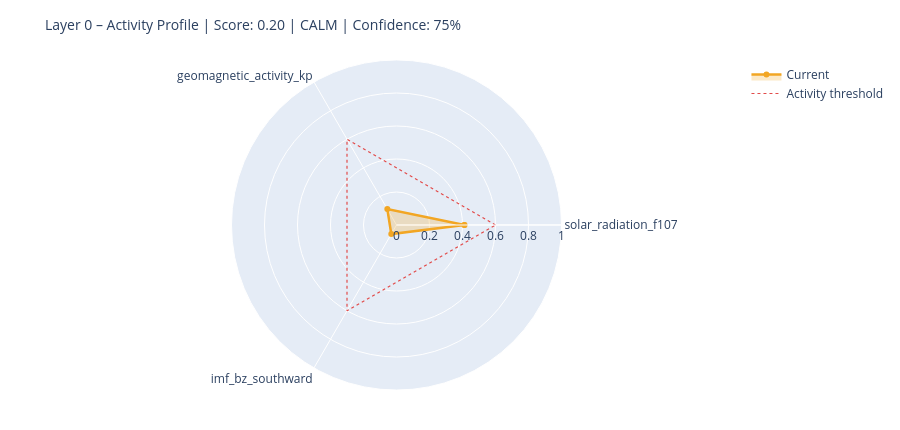

The notebook cell this image was saved under:
### Markdown cell above
---
## 6. State Assessment & Handoff to Layer 1

### Code cell
# ============================================================
# STEP 1 – Collect raw values with source modes
# Mode: 'primary' | 'fallback_3h' | 'last_valid' | 'missing'
# ============================================================

def safe_last(df, col):
    if df is None or col not in df.columns: return None
    s = df[col].dropna()
    return float(s.iloc[-1]) if not s.empty else None

f107_now = safe_last(df_f107, 'f10.7')
bz_now   = safe_last(df_mag,  'bz_gsm')
kp_now   = safe_last(df_kp,   'kp')
sw_now   = safe_last(df_sw,   'speed')

source_modes = {
    'F10.7':    'primary'  if f107_now is not None else 'missing',
    'Kp':       'primary'  if kp_now   is not None else 'missing',
    'IMF_Bz':   'primary'  if bz_now   is not None else 'missing',
    'SW_speed': 'primary'  if sw_now   is not None else 'missing',
}

# Kp Fallback – 3h endpoint
if kp_now is None:
    try:
        r = requests.get(
            'https://services.swpc.noaa.gov/json/noaa-planetary-k-index.json',
            timeout=10)
        r.raise_for_status()
        fb = pd.DataFrame(r.json())
        tc = next((c for c in fb.columns if 'time' in c.lower()), fb.columns[0])
        kc = next((c for c in fb.columns if 'kp' in c.lower() and c != tc), None)
        if kc:
            fb[kc] = fb[kc].astype(str).str.extract(r'([0-9]+(?:\.[0-9]*)?)')[0]
            fb[kc] = pd.to_numeric(fb[kc], errors='coerce')
            fb = fb[fb[kc] >= 0].dropna(subset=[kc])
            if not fb.empty:
                kp_now = float(fb[kc].iloc[-1])
                source_modes['Kp'] = 'fallback_3h'
                print(f'  Kp fallback (3h): {kp_now:.1f}')
    except Exception as e:
        print(f'  Kp fallback failed: {e}')

# Solar Wind Fallback – last valid value
if sw_now is None and df_sw is not None and 'speed' in df_sw.columns:
    s = df_sw['speed'].dropna()
    if not s.empty:
        sw_now = float(s.iloc[-1])
        source_modes['SW_speed'] = 'last_valid'
        print(f'  SW fallback (last_valid): {sw_now:.0f} km/s')

print()
print('Source modes:', source_modes)

# ============================================================
# STEP 2 – Score from available components only
# ============================================================

def norm(v, lo, hi):
    if v is None: return None
    return max(0.0, min(1.0, (v - lo) / (hi - lo)))

COMPONENTS = {
    'solar_radiation_f107':    (f107_now, norm(f107_now, 60, 250)),
    'geomagnetic_activity_kp': (kp_now,   norm(kp_now,   0,   9)),
    'imf_bz_southward':        (bz_now,   norm(-(bz_now or 0) if bz_now else None, -5, 30)
                                           if bz_now is not None else None),
    'solar_wind_speed':        (sw_now,   norm(sw_now, 300, 800)),
}

available   = {k: v[1] for k, v in COMPONENTS.items() if v[1] is not None}
unavailable = [k for k, v in COMPONENTS.items() if v[1] is None]

layer0_score = round(sum(available.values()) / len(available), 4) if available else None
confidence   = round(len(available) / len(COMPONENTS), 2)

level = ('unknown'  if layer0_score is None
         else 'calm'     if layer0_score < 0.3
         else 'moderate' if layer0_score < 0.6
         else 'active')

# ============================================================
# STEP 3 – Dominant Driver
# ============================================================

def dominant_driver(kp, f107, bz, sw):
    candidates = []
    if kp   is not None and kp   >= 4:   candidates.append(('geomagnetic',    kp / 9))
    if sw   is not None and sw   >= 500:  candidates.append(('solar_wind',     sw / 800))
    if bz   is not None and bz   <= -5:   candidates.append(('imf_southward',  abs(bz) / 30))
    if f107 is not None and f107 >= 150:  candidates.append(('solar_radiation',f107 / 250))
    return max(candidates, key=lambda x: x[1])[0] if candidates else 'none'

driver = dominant_driver(kp_now, f107_now, bz_now, sw_now)

# ============================================================
# STEP 4 – Downstream expectations
# ============================================================

def downstream_expectation(driver, score, kp, bz, f107):
    exp = {
        'magnetosphere':        'calm',
        'ionosphere':           'calm',
        'schumann_resonance':   'unchanged',
        'lithosphere_currents': 'low',
    }
    if driver == 'geomagnetic' or (kp and kp >= 5):
        exp['magnetosphere']        = 'compressed / storm'
        exp['ionosphere']           = 'elevated disturbance (TEC variability)'
        exp['schumann_resonance']   = 'elevated amplitude possible'
        exp['lithosphere_currents'] = 'elevated induction currents'
    elif driver == 'imf_southward' or (bz and bz <= -5):
        exp['magnetosphere']        = 'energy coupling active'
        exp['ionosphere']           = 'elevated electron density possible'
        exp['schumann_resonance']   = 'slight modulation possible'
    elif driver == 'solar_radiation' or (f107 and f107 >= 150):
        exp['ionosphere']           = 'elevated ionization (F-layer)'
        exp['schumann_resonance']   = 'slightly elevated background activity'
    return exp

downstream = downstream_expectation(driver, layer0_score, kp_now, bz_now, f107_now)

# ============================================================
# CONSOLE OUTPUT
# ============================================================

W = 58
print('=' * W)
print('LAYER 0 – STATE ASSESSMENT')
print('=' * W)
for name, (raw_v, score_v) in COMPONENTS.items():
    if score_v is not None:
        bar = '█' * int(score_v * 20) + '░' * (20 - int(score_v * 20))
        print(f'  {name:<35}  {bar}  {score_v:.2f}')
    else:
        print(f'  {name:<35}  {"─" * 20}  n/a')
print('-' * W)
print(f'  Score ({len(available)}/{len(COMPONENTS)} components):  {layer0_score:.3f}')
print(f'  Confidence:         {confidence:.0%}')
print(f'  Level:              {level.upper()}')
print(f'  Dominant Driver:    {driver}')

# Radar chart
cats = list(available.keys())
vals = list(available.values())
if len(cats) >= 3:
    fig = go.Figure()
    fig.add_trace(go.Scatterpolar(
        r=vals + [vals[0]], theta=cats + [cats[0]],
        fill='toself', fillcolor='rgba(242,166,35,0.25)',
        line=dict(color='#F2A623', width=2.5), name='Current'
    ))
    fig.add_trace(go.Scatterpolar(
        r=[0.6] * (len(cats) + 1), theta=cats + [cats[0]],
        line=dict(color='#E24B4A', dash='dot', width=1.2),
        mode='lines', name='Activity threshold'
    ))
    fig.update_layout(
        title=dict(text=f'Layer 0 – Activity Profile | Score: {layer0_score:.2f} | {level.upper()} | Confidence: {confidence:.0%}',
                   font=dict(size=14)),
        polar=dict(radialaxis=dict(visible=True, range=[0, 1])),
        height=430, showlegend=True,
        margin=dict(l=60, r=60, t=60, b=40)
    )
    fig.show()

### Figure 1 — Plotly figure (JSON) as saved in the notebook; plotly's stock layout.template omitted (floating-point values rounded to 4 significant figures)
{"data": [{"fill": "toself", "fillcolor": "rgba(242,166,35,0.25)", "line": {"color": "#F2A623", "width": 2.5}, "name": "Current", "r": [0.4116, 0.1111, 0.06314, 0.4116], "theta": ["solar_radiation_f107", "geomagnetic_activity_kp", "imf_bz_southward", "solar_radiation_f107"], "type": "scatterpolar"}, {"line": {"color": "#E24B4A", "dash": "dot", "width": 1.2}, "mode": "lines", "name": "Activity threshold", "r": [0.6, 0.6, 0.6, 0.6], "theta": ["solar_radiation_f107", "geomagnetic_activity_kp", "imf_bz_southward", "solar_radiation_f107"], "type": "scatterpolar"}], "layout": {"height": 430, "margin": {"b": 40, "l": 60, "r": 60, "t": 60}, "polar": {"radialaxis": {"range": [0, 1], "visible": true}}, "showlegend": true, "title": {"font": {"size": 14}, "text": "Layer 0 – Activity Profile | Score: 0.20 | CALM | Confidence: 75%"}}}
